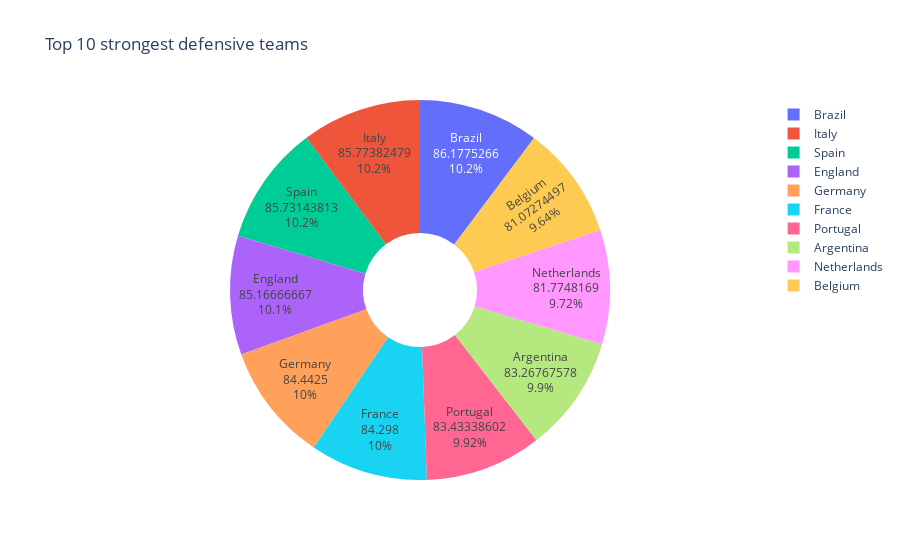

The code cell stored with this chart in its notebook:
### Code cell
# Étape 1 : préparer les scores à domicile
home_defense = teamsinfo[["home_team", "home_team_mean_defense_score"]].rename(
    columns={"home_team": "team", "home_team_mean_defense_score": "defense_score"}
)

# Étape 2 : préparer les scores à l’extérieur
away_defense = teamsinfo[["away_team", "away_team_mean_defense_score"]].rename(
    columns={"away_team": "team", "away_team_mean_defense_score": "defense_score"}
)

# Étape 3 : concaténer les deux
all_defense = pd.concat([home_defense, away_defense], ignore_index=True)

# Étape 4 : calculer la moyenne globale par équipe
avg_defense = all_defense.groupby("team")["defense_score"].mean()

# Étape 5 : sélectionner les 10 meilleures
top10_defense = avg_defense.sort_values(ascending=False).head(10)

# Étape 6 : visualiser en pie chart
fig = px.pie(
    names=top10_defense.index,
    values=top10_defense.values,
    title="Top 10 strongest defensive teams",
    hole=0.3
)

fig.update_traces(textinfo='label+percent+value')
fig.show()

### Figure 1 — Plotly figure (JSON) as saved in the notebook; plotly's stock layout.template omitted (floating-point values rounded to 4 significant figures)
{"data": [{"domain": {"x": [0, 1], "y": [0, 1]}, "hole": 0.3, "hovertemplate": "label=%{label}<br>value=%{value}<extra></extra>", "labels": ["Brazil", "Italy", "Spain", "England", "Germany", "France", "Portugal", "Argentina", "Netherlands", "Belgium"], "legendgroup": "", "name": "", "showlegend": true, "textinfo": "label+percent+value", "type": "pie", "values": [86.18, 85.77, 85.73, 85.17, 84.44, 84.3, 83.43, 83.27, 81.77, 81.07]}], "layout": {"legend": {"tracegroupgap": 0}, "title": {"text": "Top 10 strongest defensive teams"}}}
